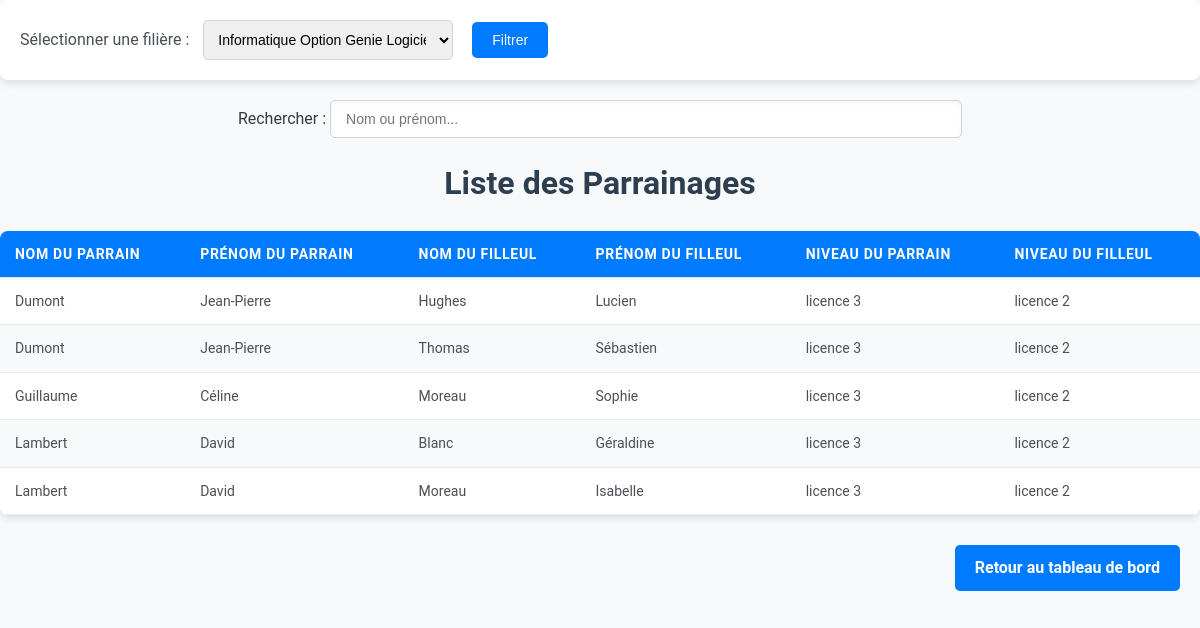
The app's page /voir_parrainages.php?filiere_id=1 with its own data.
### tables this page shows
CREATE TABLE IF NOT EXISTS `parrainages` (
  `idpar` int NOT NULL AUTO_INCREMENT,
  `parrain_id` int DEFAULT NULL,
  `filleul_id` int DEFAULT NULL,
  `date_creation` datetime DEFAULT CURRENT_TIMESTAMP,
  PRIMARY KEY (`idpar`),
  KEY `idx_parrain` (`parrain_id`),
  KEY `idx_filleul` (`filleul_id`)
);

CREATE TABLE IF NOT EXISTS `etudiants` (
  `idetu` int NOT NULL AUTO_INCREMENT,
  `matricule` varchar(15) NOT NULL,
  `nom` varchar(100) NOT NULL,
  `prenom` varchar(100) NOT NULL,
  `email` varchar(100) DEFAULT NULL,
  `mot_de_passe` varchar(255) NOT NULL,
  `type_parrainage` enum('parrain','filleul') DEFAULT NULL,
  `contact` varchar(15) DEFAULT NULL,
  `filiere_id` int DEFAULT NULL,
  `niveau_id` int DEFAULT NULL,
  `photo_profil` varchar(255) DEFAULT 'image/profil.jpg',
  PRIMARY KEY (`idetu`),
  UNIQUE KEY `matricule` (`matricule`),
  UNIQUE KEY `email` (`email`),
  KEY `fk_etudiants_filiere` (`filiere_id`),
  KEY `fk_etudiants_niveau` (`niveau_id`)
);

CREATE TABLE IF NOT EXISTS `niveaux` (
  `idniv` int NOT NULL AUTO_INCREMENT,
  `nom_niveau` varchar(50) NOT NULL,
  PRIMARY KEY (`idniv`)
);

### voir_parrainages.php (the view, shortened to what this page needs)
<?php
require_once 'connexion.php';
$filiere_id = isset($_GET['filiere_id']) ? $_GET['filiere_id'] : null;
$sql = "
    SELECT
        p.idpar AS parrainage_id,
        etu_parrain.nom AS parrain_nom,
        etu_parrain.prenom AS parrain_prenom,
        etu_filleul.nom AS filleul_nom,
        etu_filleul.prenom AS filleul_prenom,
        f.nom_filiere,
        n1.nom_niveau AS niveau_parrain,
        n2.nom_niveau AS niveau_filleul
    FROM parrainages p
    JOIN etudiants etu_parrain ON etu_parrain.idetu = p.parrain_id
    JOIN etudiants etu_filleul ON etu_filleul.idetu = p.filleul_id
    JOIN filieres f ON f.idfil = etu_parrain.filiere_id
    JOIN niveaux n1 ON n1.idniv = etu_parrain.niveau_id
    JOIN niveaux n2 ON n2.idniv = etu_filleul.niveau_id
    WHERE (:filiere_id IS NULL OR f.idfil = :filiere_id)
    ORDER BY f.nom_filiere, n1.nom_niveau, etu_parrain.nom, etu_filleul.nom;
";
$stmt = $pdo->prepare($sql);
$stmt->bindParam(':filiere_id', $filiere_id, PDO::PARAM_INT);
$stmt->execute();
$parrainages = $stmt->fetchAll(PDO::FETCH_ASSOC);
?>
<!DOCTYPE html>
<html lang="fr">
<head>
    <link rel="stylesheet" href="css/voir_parrainages.css">
</head>
<body>
    <div class="filter">
        <form method="GET" action="voir_parrainages.php">
            <label for="filiere_id">Sélectionner une filière : </label>
            <select name="filiere_id" id="filiere_id">
                <?php
                $filiere_stmt = $pdo->query("SELECT idfil, nom_filiere FROM filieres");
                while ($filiere = $filiere_stmt->fetch(PDO::FETCH_ASSOC)) {
                    $selected = $filiere['idfil'] == $filiere_id ? 'selected' : '';
                    echo "<option value=\"{$filiere['idfil']}\" $selected>{$filiere['nom_filiere']}</option>";
                }
                ?>
            </select>
            <button type="submit">Filtrer</button>
        </form>
    </div>
    <div class="search-bar">
        <label for="search">Rechercher : </label>
        <input type="text" id="search" oninput="searchTable()" placeholder="Nom ou prénom...">
    </div>
    <h1>Liste des Parrainages</h1>
    <table>
        <thead>
            <tr>
                <th>Nom du Parrain</th>
                <th>Prénom du Parrain</th>
                <th>Nom du Filleul</th>
                <th>Prénom du Filleul</th>
                <th>Niveau du Parrain</th>
                <th>Niveau du Filleul</th>
            </tr>
        </thead>
        <tbody>
            <?php if (count($parrainages) > 0): ?>
                <?php foreach ($parrainages as $parrainage): ?>
                    <tr>
                        <td><?php echo htmlspecialchars($parrainage['parrain_nom']); ?></td>
                        <td><?php echo htmlspecialchars($parrainage['parrain_prenom']); ?></td>
                        <td><?php echo htmlspecialchars($parrainage['filleul_nom']); ?></td>
                        <td><?php echo htmlspecialchars($parrainage['filleul_prenom']); ?></td>
                        <td><?php echo htmlspecialchars($parrainage['niveau_parrain']); ?></td>
                        <td><?php echo htmlspecialchars($parrainage['niveau_filleul']); ?></td>
                    </tr>
                <?php endforeach; ?>
            <?php else: ?>
                <tr>
                    <td colspan="6">Aucun parrainage trouvé.</td>
                </tr>
            <?php endif; ?>
        </tbody>
    </table>
    <div class="admin-back">
        <a href="page_admin.php" class="btn-back">Retour au tableau de bord</a>
    </div>
</body>
</html>

### css/voir_parrainages.css (style rules this page uses)
body { font-family: 'Roboto', Arial, sans-serif; margin: 0; padding: 0; background-color: #f8f9fa; color: #343a40; line-height: 1.6; }
h1 { text-align: center; color: #2c3e50; margin-top: 20px; font-size: 2em; }
.filter { display: flex; flex-wrap: wrap; justify-content: space-between; align-items: center; background-color: #ffffff; padding: 20px; margin-bottom: 20px; border-radius: 8px; box-shadow: 0 4px 8px rgba(0, 0, 0, 0.1); }
.filter label { font-size: 16px; color: #495057; margin-right: 10px; }
.filter select { padding: 10px; font-size: 14px; margin-right: 15px; border-radius: 5px; border: 1px solid #ced4da; width: 250px; }
.filter button { padding: 10px 20px; font-size: 14px; background-color: #007bff; color: white; border: none; border-radius: 5px; cursor: pointer; transition: background-color 0.3s ease, transform 0.2s ease; }
.search-bar { margin-bottom: 20px; text-align: center; }
.search-bar input { width: 90%; max-width: 600px; padding: 10px 15px; font-size: 14px; border: 1px solid #ced4da; border-radius: 5px; box-shadow: inset 0 2px 4px rgba(0, 0, 0, 0.05); transition: border-color 0.3s ease; }
table { width: 100%; border-collapse: collapse; background-color: white; border-radius: 8px; overflow: hidden; box-shadow: 0 4px 8px rgba(0, 0, 0, 0.1); margin-bottom: 20px; }
thead { background-color: #007bff; color: white; }
th, td { padding: 12px 15px; text-align: left; font-size: 14px; border-bottom: 1px solid #e9ecef; }
th { text-transform: uppercase; font-size: 14px; letter-spacing: 0.05em; }
td { font-size: 14px; color: #495057; }
tr:nth-child(even) { background-color: #f8f9fa; }
.admin-back { display: flex; justify-content: flex-end; margin-bottom: 20px; padding: 10px 20px; background-color: #f8f9fa; border-radius: 8px; }
.btn-back { display: inline-block; padding: 10px 20px; font-size: 16px; font-weight: bold; color: #ffffff; background-color: #007bff; text-decoration: none; border-radius: 5px; transition: background-color 0.3s; }

### records on screen
parrainages: etudiants.nom "Dumont", etudiants.prenom "Jean-Pierre", etudiants.nom "Hughes", etudiants.prenom "Lucien", niveaux.nom_niveau "licence 3", niveaux.nom_niveau "licence 2"
parrainages: etudiants.nom "Dumont", etudiants.prenom "Jean-Pierre", etudiants.nom "Thomas", etudiants.prenom "Sébastien", niveaux.nom_niveau "licence 3", niveaux.nom_niveau "licence 2"
parrainages: etudiants.nom "Guillaume", etudiants.prenom "Céline", etudiants.nom "Moreau", etudiants.prenom "Sophie", niveaux.nom_niveau "licence 3", niveaux.nom_niveau "licence 2"
parrainages: etudiants.nom "Lambert", etudiants.prenom "David", etudiants.nom "Blanc", etudiants.prenom "Géraldine", niveaux.nom_niveau "licence 3", niveaux.nom_niveau "licence 2"
parrainages: etudiants.nom "Lambert", etudiants.prenom "David", etudiants.nom "Moreau", etudiants.prenom "Isabelle", niveaux.nom_niveau "licence 3", niveaux.nom_niveau "licence 2"

### other values on screen
form field filiere_id "Informatique Option Genie Logiciel"
